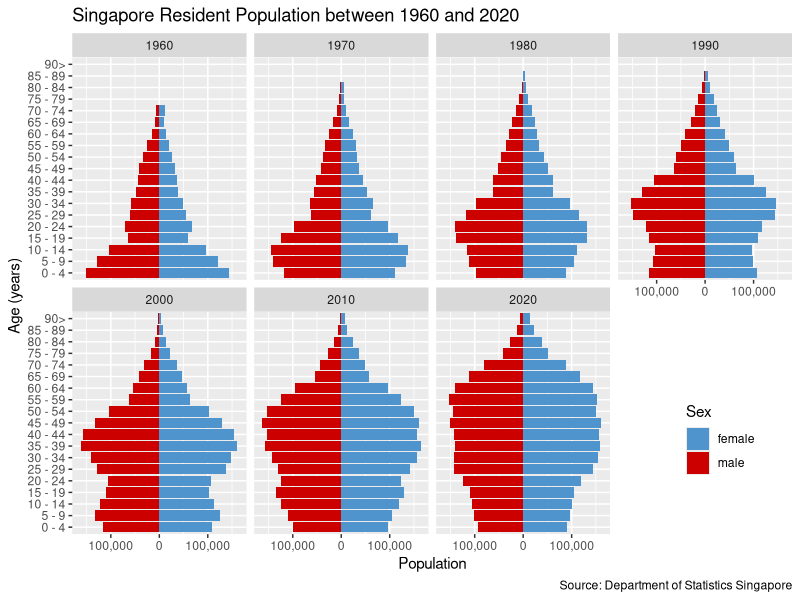

Write the R code that produced this figure.
## ---- chunk 1
knitr::opts_chunk$set(message = FALSE, warning = FALSE)
## ---- chunk 2
library(tidyverse)
library(readxl)
library(scales)
## ---- chunk 3
sg <- read_excel(
  "outputFile.xlsx",
  sheet = "T2",
  na = "na",
  skip = 10
) |>
  slice(c(27:50, 52:75))
## ---- chunk 4
sg <- sg |>
  select(age = `Data Series`, ends_with("0"))
## ---- chunk 5
sg <- mutate(
  sg,
  age = str_replace(age, "(,*) Years & Over$", ">\\1") |>
    str_remove(" Years") |>
    (\(x) {
      factor(x, levels = unique(x))
    })()
)

levels(sg$age)
## ---- chunk 6
sg <- mutate(
  sg,
  sex = rep(c("male", "female"), each = nrow(sg) / 2)
)
## ---- chunk 7
# Male
sg[18, "1990"] <- sg[23, "1990"]
sg[18, "1980"] <- sg[23, "1980"]
sg[17, "1970"] <- sg[22, "1970"]
sg[15, "1960"] <- sg[20, "1960"]

# Female
sg[42, "1990"] <- sg[47, "1990"]
sg[42, "1980"] <- sg[47, "1980"]
sg[41, "1970"] <- sg[46, "1970"]
sg[39, "1960"] <- sg[44, "1960"]
## ---- chunk 8
sg <- sg[-c(19:23, 43:47), ]
## ---- chunk 9
sg <- pivot_longer(
  sg,
  ends_with("0"),
  names_to = "year",
  values_to = "pop"
)
## ---- chunk 10
# Creating a new pop column to plot, where "male" values are negative so the male column will be plotted towards   the left
sg$pop2 <- if_else(sg$sex == "male",
  sg$pop2 <- sg$pop * (-1),
  sg$pop2 <- sg$pop
)

# Creating a function to combine plotting labels with commas and their absolute values
abs_comma <- function(x) {
  comma(abs(x))
}

# Creating the plot
ggplot(sg, aes(pop2, age, fill = sex)) +
  geom_col() +
  facet_wrap(~year, ncol = 4) +
  labs(
    title = "Singapore Resident Population between 1960 and 2020",
    x = "Population",
    y = "Age (years)",
    caption = "Source: Department of Statistics Singapore"
  ) +
  theme(legend.position = c(0.9, 0.2)) +
  scale_fill_manual(name = "Sex", values = c("steelblue3", "red3"), labels = c("female", "male")) +
  scale_x_continuous(labels = abs_comma)
